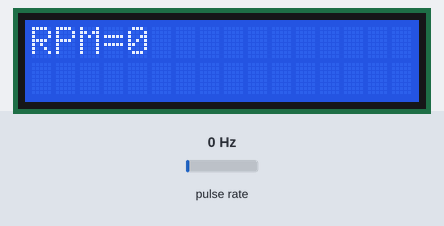
The sketch below on a simulated Arduino Uno, built with avr-gcc and run on an emulated ATmega328P. On the bench: 16×2 character LCD. Wiring (inferred from the names in the program): pulse sensor: data pin 2. Inputs (shaded band) come from the test bench; at power-on: pulse rate 0 Hz. What the sketch prints to the serial monitor is not drawn.

Above: at 1.2 s.
1.3 s: pulse rate (sensor on pin 2) set to 4 Hz
At 3.3 s:
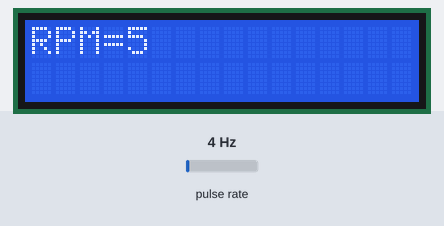
3.6 s: pulse rate (sensor on pin 2) set to 50 Hz
At 6.0 s:
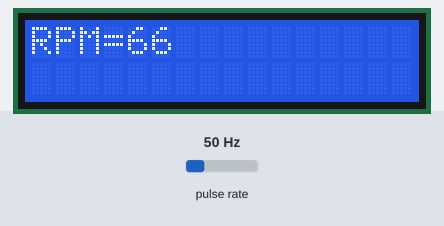
6.2 s: pulse rate (sensor on pin 2) set to 196 Hz
At 10.9 s:
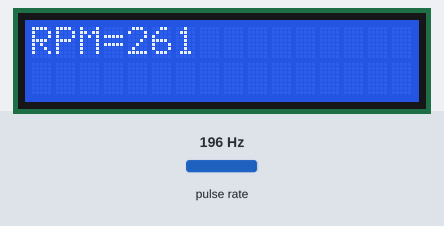
Timing chart, 0 to 12.4 s (numbered marks = the images above; inputs shaded):
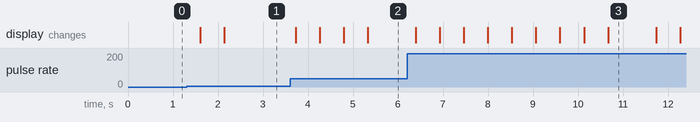

The sketch:

tacho.ino
```cpp
// Easy Tachometer for TME project ver 0.1
// K. Chanon 2020
// contanct chanon.khong@mail.kmutt.ac.th
#include <LiquidCrystal.h>
const int rs = 12, en = 11, d4 = 6, d5 = 7, d6 = 8, d7 = 9;
LiquidCrystal lcd(rs, en, d4, d5, d6, d7);

#define ENCODER_PIN 2
#define RESOLUTION 90

unsigned long gulCount = 0;

unsigned long gulStart_Timer = 0;
unsigned short gusChange = 0;
unsigned long gulStart_Read_Timer = 0;
short gsRPM = 0;

#define sensor 13

float value=0;
float rev=0;
int rpm;
int oldtime=0;
int time;

void isr()
{
rev++;
while(!digitalRead(2));
}


void setup()
{
  Serial.begin(115200);
  pinMode(sensor, INPUT);
  lcd.begin(16, 2);
  lcd.print("Techometer2");
  digitalWrite(HIGH, 2);
  attachInterrupt(digitalPinToInterrupt(2),COUNT,CHANGE  );
}

void loop()
{
      lcd.setCursor(0,1);
      if ((millis() - gulStart_Read_Timer) >= 500)
      {
      gsRPM = usRead_RPM();

      if (gsRPM >= 300)
      {
      gsRPM = gsRPM - 230;
      }
      Serial.print("RPM: ");
      Serial.println(gsRPM);
      gulStart_Read_Timer = millis();
      }
      lcd.clear();
      lcd.print("RPM=");
      lcd.print(gsRPM);
      delay(50);

}

short usRead_RPM(void)
{
  unsigned long ulRPM = 0;
  unsigned long ulTimeDif = 0;

  detachInterrupt(digitalPinToInterrupt(ENCODER_PIN));

  ulTimeDif = millis() - gulStart_Timer;
  ulRPM = 60000 * gulCount;
  ulRPM = ulRPM / ulTimeDif;
  ulRPM = ulRPM / RESOLUTION;
  //usRPM = ((60*1000*gulCount)/ulTimeDif)/RESOLUTION;

  gulCount = 0;
  gulStart_Timer = millis();
  attachInterrupt(digitalPinToInterrupt(ENCODER_PIN), COUNT, CHANGE);

  return (short)ulRPM;
}

void COUNT(void)
{
gulCount++;
gusChange = 1;
}
```

Measured:
- after the input at 1.3 s, the display: first changes after 0.31 s (image 1 shows a later state)
- after the input at 3.6 s, the display: first differs from a run without the input after 0.66 s (image 2 shows a later state)
- after the input at 6.2 s, the display: first changes after 0.19 s (image 3 shows a later state)
